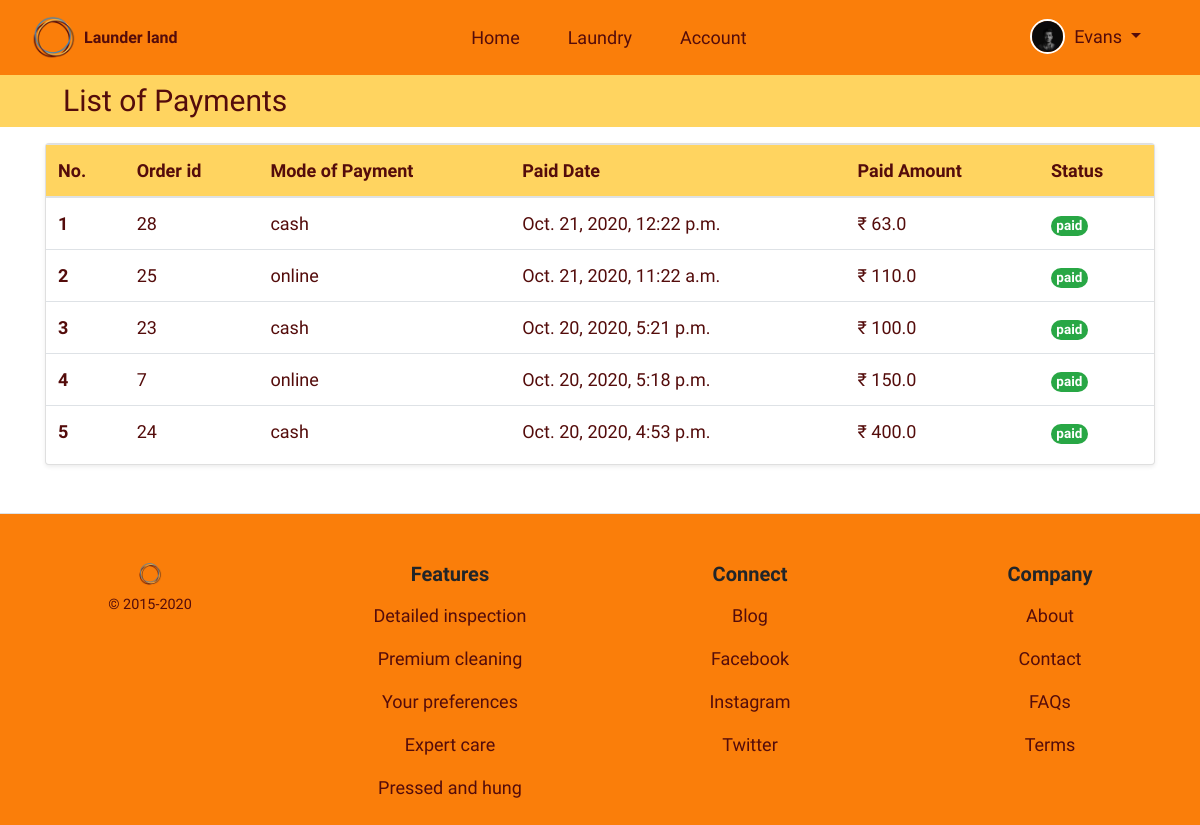
/laundry/payments/ (signed in), run on an earlier commit of the app's database.
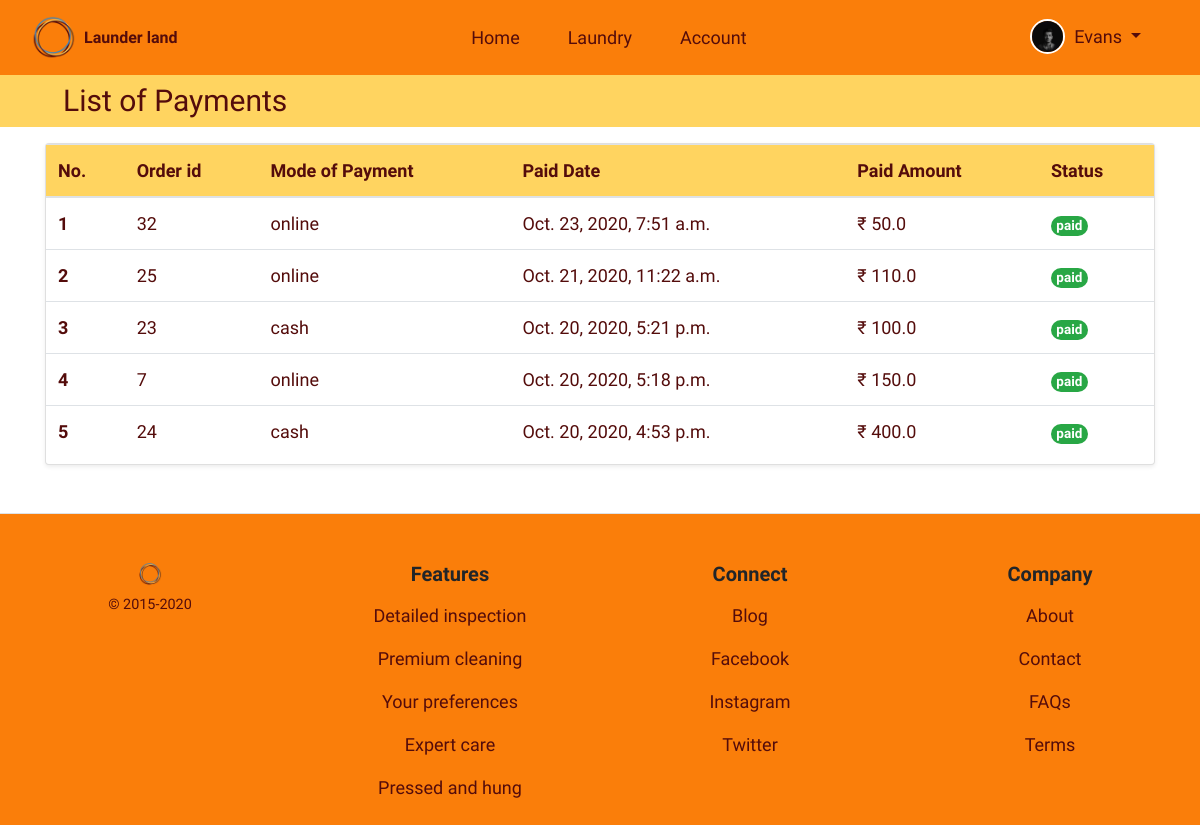
And on a later commit of the database.
### laundry/models.py (models this page shows, shortened)
class Payment(models.Model):
    cust_id = models.ForeignKey(
        User, on_delete=models.CASCADE)
    booking_id = models.ForeignKey(Booking, on_delete=models.CASCADE)
    payment_mode_choice = (('cash', 'Cash'),
                           ('online', 'Online'))
    payment_mode = models.CharField(
        max_length=25, choices=payment_mode_choice, default=payment_mode_choice[0][0])
    paid_date = models.DateTimeField(auto_now_add=True)
    paid_amount = models.FloatField(null=True, blank=True)
    status_choice = (('paid', 'Paid'),
                     ('not_paid', 'Not Paid'))
    status = models.CharField(
        max_length=10, choices=status_choice, default=status_choice[1][0])
    class Meta:
        verbose_name = 'Payment'
        verbose_name_plural = 'Payments'

class Booking(models.Model):
    cust_id = models.ForeignKey(
        User, on_delete=models.CASCADE, related_name="cid")
    assigned_staff = models.ForeignKey(User, on_delete=models.CASCADE)
    services = models.ForeignKey(Service, on_delete=models.CASCADE)
    sub_service = models.ForeignKey(
        Subservice, on_delete=models.CASCADE)
    quantity = models.PositiveIntegerField()
    amount = models.FloatField(default=0)
    delivery_choice = (('pickup', 'Pickup (Self)'), ('door-step', 'Door Step'))
    delivery_type = models.CharField(choices=delivery_choice, max_length=30)
    status_choice = (('New', 'New'), ('pending', 'Pending'), ('cleaning', 'Cleaning'), ('pickedup', 'Picked Up'), ('canceled', 'Canceled'),
                     ('ready', 'Ready'), ('delivered', 'Delivered'))
    status = models.CharField(max_length=20, choices=status_choice,
                              default=status_choice[0][0])
    booked_on = models.DateTimeField(auto_now_add=True)
    class Meta:
        verbose_name = 'Booking'
        verbose_name_plural = 'Bookings'

### laundry/views.py (the view)
# urls.py: path('payments/', payment_list, name='payment'),
@login_required
def payment_list(request):
    payments = None
    if request.user.user_type == 1 or request.user.user_type == 2:
        payments = Payment.objects.all().order_by('paid_date').reverse()
    elif request.user.user_type == 3:
        payments = Payment.objects.filter(
            cust_id=request.user.id).order_by('paid_date').reverse()
    return render(request, 'laundry/payment.html', {'payments': payments})

### templates/laundry/payment.html (shortened to what this page needs)
{% extends 'base_layout.html' %}
{% load static %}
{% block content %}
<body>
    <article class="bg_light_orange_2 container-fluid py-2">
        <section class="pr-md-auto pl-md-5 text-center text-md-left">
            <h3 class="brown mb-0 clamp_size_header">List of Payments</h3>
        </section>
    </article>
    <article class="container my-2">
        <section class="card shadow-sm my-3 w-100">
            <div class="card-body p-0">
                {% if payments %}
                <div class="table-responsive table-wrapper">
                    <table class="table table-hover mb-0 brown">
                        <thead class="bg_light_orange_2">
                            <tr>
                                <th scope="col">No.</th>
                                <th scope="col">Order id</th>
                                <th scope="col">Mode of Payment</th>
                                <th scope="col">Paid Date</th>
                                <th scope="col">Paid Amount</th>
                                <th scope="col">Status</th>
                            </tr>
                        </thead>
                        <tbody>
                            {% for data in payments %}
                            <tr>
                                {% if forloop %}
                                <th>{{forloop.counter}}</a>
                                </th>
                                {% endif %}
                                <td>{{ data.booking_id.id }}</td>
                                <td>{{ data.payment_mode }}</td>
                                <td>{{ data.paid_date }}</td>
                                <td>&#x20B9; {{ data.paid_amount|default:"-----" }}</td>
                                <td>
                                    <span class="badge rounded-pill mb-0 badge-success">{{ data.status }}</span>
                                </td>
                            </tr>
                            {% endfor %}
                        </tbody>
                    </table>
                </div>
                {% else %}
                <div class="row d-flex justify-content-center align-items-center" style="height: 50vh;">
                    <h4 class="bold brown">You haven't done any payment yet!!</h4>
                </div>
                {% endif %}
            </div>
        </section>
    </article>
</body>
{% endblock %}

What changed in the data, as far as the page shows it:
removed Payment: booking_id.id "28", payment_mode "cash", paid_date "Oct. 21, 2020, 12:22 p.m.", paid_amount "63.0", status "paid"
added Payment: booking_id.id "32", payment_mode "online", paid_date "Oct. 23, 2020, 7:51 a.m.", paid_amount "50.0", status "paid"
